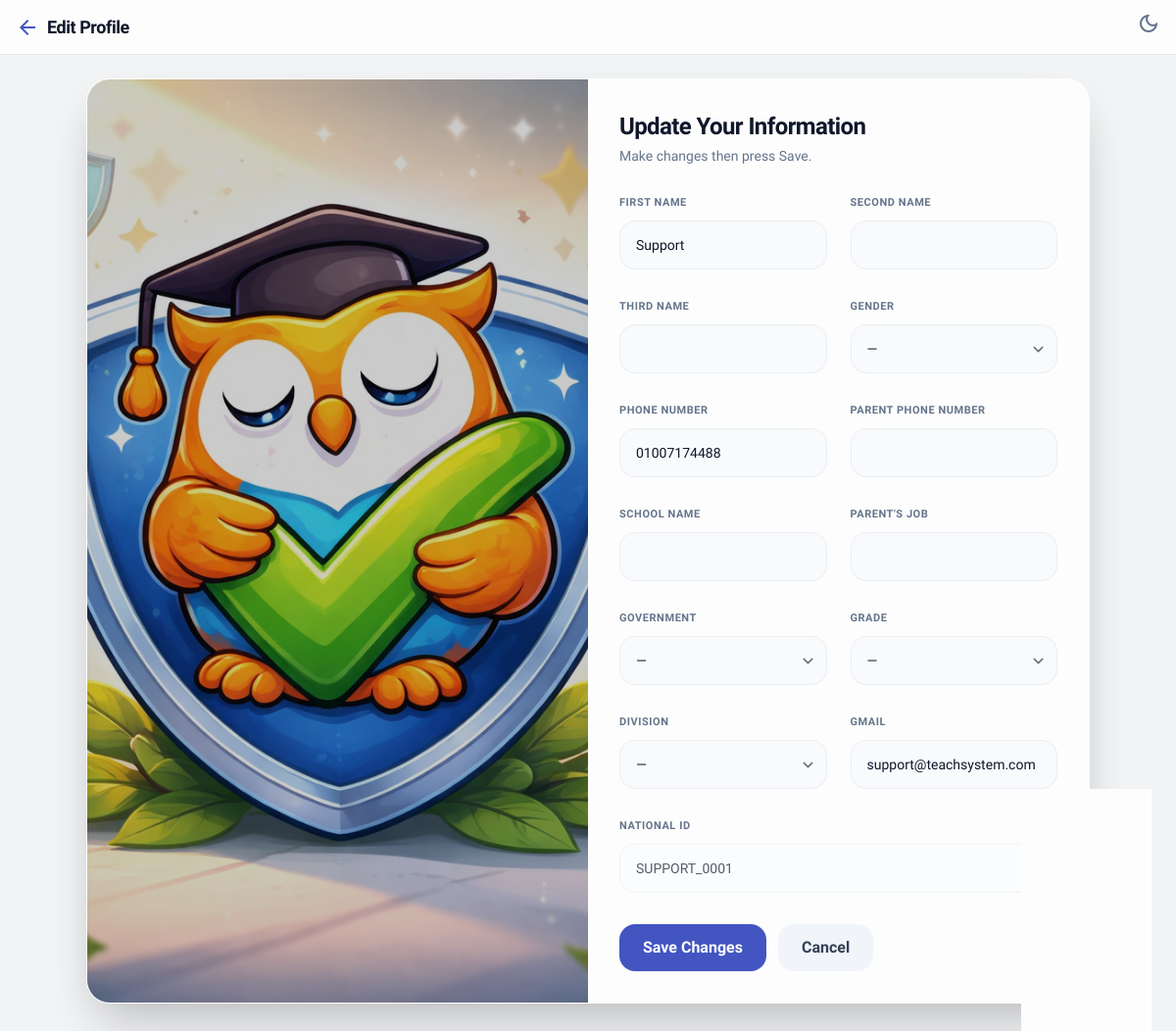
/profile/edit/ (signed in), run on the app's committed database.
### teach/models.py (models this page shows, shortened)
class User(AbstractBaseUser, PermissionsMixin):
    GENDER_CHOICES = [
        ('Male', 'Male'),
        ('Female', 'Female'),
    ]
    MODE_CHOICES = [
        ('Dark', 'Dark'),
        ('Light', 'Light'),
    ]
    GOVERNMENT_CHOICES = [
        ('Cairo', 'Cairo'),
        ('Alexandria', 'Alexandria'),
        ('Giza', 'Giza'),
        ('Shubra El Kheima', 'Shubra El Kheima'),
        ('Port Said', 'Port Said'),
        ('Suez', 'Suez'),
        ('Luxor', 'Luxor'),
        ('Aswan', 'Aswan'),
        ('Ismailia', 'Ismailia'),
        ('Faiyum', 'Faiyum'),
        ('Zagazig', 'Zagazig'),
        ('Damietta', 'Damietta'),
        ('Asyut', 'Asyut'),
        ('Minya', 'Minya'),
        ('Beni Suef', 'Beni Suef'),
        ('Qena', 'Qena'),
        ('Sohag', 'Sohag'),
        ('Hurghada', 'Hurghada'),
        ('Mansoura', 'Mansoura'),
        ('Tanta', 'Tanta'),
        ('Other', 'Other'),
    ]
    GRADE_CHOICES = [
        ('1', 'Grade 1'),
        ('2', 'Grade 2'),
        ('3', 'Grade 3'),
        ('4', 'Grade 4'),
        ('5', 'Grade 5'),
        ('6', 'Grade 6'),
        ('7', 'Grade 7'),
        ('8', 'Grade 8'),
        ('9', 'Grade 9'),
        ('10', 'Grade 10'),
        ('11', 'Grade 11'),
        ('12', 'Grade 12'),
    ]
    DIVISION_CHOICES = [
        ('Science', 'Science'),
        ('Mathematics', 'Mathematics'),
        ('Literature', 'Literature'),
    ]
    national_id = models.CharField(max_length=20, unique=True, primary_key=True)
    first_name = models.CharField(max_length=50)
    second_name = models.CharField(max_length=50, blank=True, default='')
    third_name = models.CharField(max_length=50, blank=True, default='')
    gender = models.CharField(max_length=10, choices=GENDER_CHOICES, blank=True, default='')
    phone_number = models.CharField(max_length=20, blank=True, default='')
    father_phone_number = models.CharField(max_length=20, blank=True, default='')
    school_name = models.CharField(max_length=120, blank=True, default='')
    parents_job = models.CharField(max_length=120, blank=True, default='')
    government = models.CharField(max_length=50, choices=GOVERNMENT_CHOICES, blank=True, default='')
    grade = models.CharField(max_length=10, choices=GRADE_CHOICES, blank=True, default='')
    division = models.CharField(max_length=20, choices=DIVISION_CHOICES, blank=True, default='')
    email = models.EmailField(unique=True)
    mode = models.CharField(max_length=10, choices=MODE_CHOICES, default='Light')
    is_staff = models.BooleanField(default=False)
    is_active = models.BooleanField(default=True)
    created_at = models.DateTimeField(auto_now_add=True)
    objects = CustomUserManager()
    USERNAME_FIELD = 'national_id'
    REQUIRED_FIELDS = ['email', 'first_name']
    class Meta:
        verbose_name = 'User'
        verbose_name_plural = 'Users'

### teach/views.py (the view, shortened to what this page needs)
# urls.py: path("profile/edit/", views.edit_user_profile, name="edit_user_profile"),
@login_required
def edit_user_profile(request):
    user = request.user
    errors = {}
    return render(request, "teach/edit_user_profile.html", {
        "user": user,
        "errors": errors,
    })

### teach/context_processors.py (called while the page is built)
def unread_messages_count(request):
    if request.user.is_authenticated:
        count = Message.objects.filter(receiver=request.user, is_read=False).count()
        return {"unread_messages_count": count}
    return {"unread_messages_count": 0}

### templates/teach/edit_user_profile.html (shortened to what this page needs)
{% load static %}
<!DOCTYPE html>
<html class="light" lang="en">
<head>
  <script src="https://cdn.tailwindcss.com?plugins=forms,typography"></script>
  <link rel="stylesheet" href="{% static 'teach/css/style.css' %}">
</head>
<body class="bg-background-light dark:bg-background-dark text-slate-900 dark:text-slate-100 pb-24">
  <nav
    class="sticky top-0 z-50 bg-white/80 dark:bg-slate-900/80 backdrop-blur-md px-4 py-3 border-b border-slate-200 dark:border-slate-800 flex items-center justify-between">
    <a href="{% url 'profile' %}" class="flex items-center gap-2">
      <span class="material-icons-outlined text-primary">arrow_back</span>
      <span class="font-bold text-lg tracking-tight">Edit Profile</span>
    </a>
    <button onclick="toggleDarkMode()" class="text-slate-500 hover:text-primary">
      <span class="material-icons-outlined">dark_mode</span>
    </button>
  </nav>
  <main class="px-4 py-6">
    <div class="max-w-5xl mx-auto">
      <section
        class="bg-white/80 dark:bg-slate-900/70 backdrop-blur-xl border border-white/30 dark:border-slate-800/60 rounded-3xl shadow-2xl overflow-hidden">
        <div class="grid grid-cols-1 md:grid-cols-2">
          <div class="relative w-full h-56 md:h-auto">
            <img src="{% static 'teach/img/edit.png' %}" alt="Edit Profile"
              class="absolute inset-0 w-full h-full object-cover" />
            <div class="absolute inset-0 bg-black/20"></div>
          </div>
          <div class="p-6 sm:p-8">
            <h1 class="text-xl sm:text-2xl font-bold tracking-tight">Update Your Information</h1>
            <p class="text-sm text-slate-500 dark:text-slate-400 mt-1">
              Make changes then press Save.
            </p>
            <form method="POST" class="mt-6 grid grid-cols-1 md:grid-cols-2 gap-4 sm:gap-5 md:gap-6">
              <div class="space-y-2">
                <label class="text-[11px] font-bold tracking-wider text-slate-500 dark:text-slate-400 uppercase">First
                  Name</label>
                <input name="first_name" value="{{ request.POST.first_name|default:user.first_name|default:'' }}"
                  class="w-full rounded-2xl px-4 py-3.5 text-sm bg-slate-50 dark:bg-slate-900/40 border {% if errors.first_name %}border-red-500{% else %}border-slate-200/60 dark:border-slate-700/50{% endif %} focus:ring-2 focus:ring-primary/40">
              </div>
              <div class="space-y-2">
                <label class="text-[11px] font-bold tracking-wider text-slate-500 dark:text-slate-400 uppercase">Second
                  Name</label>
                <input name="second_name" value="{{ request.POST.second_name|default:user.second_name|default:'' }}"
                  class="w-full rounded-2xl px-4 py-3.5 text-sm bg-slate-50 dark:bg-slate-900/40 border border-slate-200/60 dark:border-slate-700/50 focus:ring-2 focus:ring-primary/40">
              </div>
              <div class="space-y-2">
                <label class="text-[11px] font-bold tracking-wider text-slate-500 dark:text-slate-400 uppercase">Third
                  Name</label>
                <input name="third_name" value="{{ request.POST.third_name|default:user.third_name|default:'' }}"
                  class="w-full rounded-2xl px-4 py-3.5 text-sm bg-slate-50 dark:bg-slate-900/40 border border-slate-200/60 dark:border-slate-700/50 focus:ring-2 focus:ring-primary/40">
              </div>
              <div class="space-y-2">
                <label class="text-[11px] font-bold tracking-wider text-slate-500 dark:text-slate-400 uppercase">Gender</label>
                <select name="gender"
                  class="w-full rounded-2xl px-4 py-3.5 text-sm bg-slate-50 dark:bg-slate-900/40 border {% if errors.gender %}border-red-500{% else %}border-slate-200/60 dark:border-slate-700/50{% endif %} focus:ring-2 focus:ring-primary/40">
                <option value="" {% if not user.gender and not request.POST.gender %}selected{% endif %}>—</option>
                </select>
              </div>
              <div class="space-y-2">
                <label class="text-[11px] font-bold tracking-wider text-slate-500 dark:text-slate-400 uppercase">Phone
                  Number</label>
                <input name="phone_number" value="{{ request.POST.phone_number|default:user.phone_number|default:'' }}"
                  class="w-full rounded-2xl px-4 py-3.5 text-sm bg-slate-50 dark:bg-slate-900/40 border {% if errors.phone_number %}border-red-500{% else %}border-slate-200/60 dark:border-slate-700/50{% endif %} focus:ring-2 focus:ring-primary/40">
              </div>
              <div class="space-y-2">
                <label class="text-[11px] font-bold tracking-wider text-slate-500 dark:text-slate-400 uppercase">Parent
                  Phone Number</label>
                <input name="father_phone_number"
                  value="{{ request.POST.father_phone_number|default:user.father_phone_number|default:'' }}"
                  class="w-full rounded-2xl px-4 py-3.5 text-sm bg-slate-50 dark:bg-slate-900/40 border border-slate-200/60 dark:border-slate-700/50 focus:ring-2 focus:ring-primary/40">
              </div>
              <div class="space-y-2">
                <label class="text-[11px] font-bold tracking-wider text-slate-500 dark:text-slate-400 uppercase">School
                  Name</label>
                <input name="school_name" value="{{ request.POST.school_name|default:user.school_name|default:'' }}"
                  class="w-full rounded-2xl px-4 py-3.5 text-sm bg-slate-50 dark:bg-slate-900/40 border border-slate-200/60 dark:border-slate-700/50 focus:ring-2 focus:ring-primary/40">
              </div>
              <div class="space-y-2">
                <label
                  class="text-[11px] font-bold tracking-wider text-slate-500 dark:text-slate-400 uppercase">Parent's
                  Job</label>
                <input name="parents_job" value="{{ request.POST.parents_job|default:user.parents_job|default:'' }}"
                  class="w-full rounded-2xl px-4 py-3.5 text-sm bg-slate-50 dark:bg-slate-900/40 border border-slate-200/60 dark:border-slate-700/50 focus:ring-2 focus:ring-primary/40">
              </div>
              <div class="space-y-2">
                <label class="text-[11px] font-bold tracking-wider text-slate-500 dark:text-slate-400 uppercase">Government</label>
                <select name="government"
                  class="w-full rounded-2xl px-4 py-3.5 text-sm bg-slate-50 dark:bg-slate-900/40 border {% if errors.government %}border-red-500{% else %}border-slate-200/60 dark:border-slate-700/50{% endif %} focus:ring-2 focus:ring-primary/40">
                <option value="" {% if not user.government and not request.POST.government %}selected{% endif %}>—</option>
                </select>
              </div>
              <div class="space-y-2">
                <label class="text-[11px] font-bold tracking-wider text-slate-500 dark:text-slate-400 uppercase">Grade</label>
                <select name="grade"
                  class="w-full rounded-2xl px-4 py-3.5 text-sm bg-slate-50 dark:bg-slate-900/40 border {% if errors.grade %}border-red-500{% else %}border-slate-200/60 dark:border-slate-700/50{% endif %} focus:ring-2 focus:ring-primary/40">
                <option value="" {% if not user.grade and not request.POST.grade %}selected{% endif %}>—</option>
                </select>
              </div>
              <div class="space-y-2">
                <label class="text-[11px] font-bold tracking-wider text-slate-500 dark:text-slate-400 uppercase">Division</label>
                <select name="division"
                  class="w-full rounded-2xl px-4 py-3.5 text-sm bg-slate-50 dark:bg-slate-900/40 border {% if errors.division %}border-red-500{% else %}border-slate-200/60 dark:border-slate-700/50{% endif %} focus:ring-2 focus:ring-primary/40">
                <option value="" {% if not user.division and not request.POST.division %}selected{% endif %}>—</option>
                </select>
              </div>
              <div class="space-y-2">
                <label
                  class="text-[11px] font-bold tracking-wider text-slate-500 dark:text-slate-400 uppercase">Gmail</label>
                <input name="gmail" value="{{ request.POST.gmail|default:user.email|default:'' }}"
                  class="w-full rounded-2xl px-4 py-3.5 text-sm bg-slate-50 dark:bg-slate-900/40 border {% if errors.gmail %}border-red-500{% else %}border-slate-200/60 dark:border-slate-700/50{% endif %} focus:ring-2 focus:ring-primary/40">
              </div>
              <div class="space-y-2 md:col-span-2">
                <label
                  class="text-[11px] font-bold tracking-wider text-slate-500 dark:text-slate-400 uppercase">National
                  ID</label>
                <input name="national_id" value="{{ user.national_id|default:'' }}" readonly
                  class="w-full rounded-2xl px-4 py-3.5 text-sm bg-slate-50 dark:bg-slate-900/40 border border-slate-200/60 dark:border-slate-700/50 focus:ring-2 focus:ring-primary/40 opacity-70 cursor-not-allowed">
              </div>
              <div class="md:col-span-2 flex flex-col sm:flex-row gap-3 pt-2">
                <button type="submit"
                  class="w-full sm:w-auto px-6 py-3 rounded-2xl bg-primary text-white font-bold hover:opacity-90 transition">
                  Save Changes
                </button>
                <a href="{% url 'profile' %}"
                  class="w-full sm:w-auto px-6 py-3 rounded-2xl bg-slate-100 dark:bg-slate-800 text-slate-700 dark:text-slate-100 font-bold text-center hover:opacity-90 transition">
                  Cancel
                </a>
              </div>
            </form>
          </div>
        </div>
      </section>
    </div>
  </main>
</body>
</html>

### static/teach/css/style.css (style rules this page uses)
body { font-family: "Lexend", "Inter", sans-serif; -webkit-tap-highlight-color: transparent; min-height: max(884px, 100dvh); }

### data on the page
User: first_name "Support", gender "—", phone_number "01007174488", government "—", grade "—", division "—", gmail "support@teachsystem.com", national_id "SUPPORT_0001"
